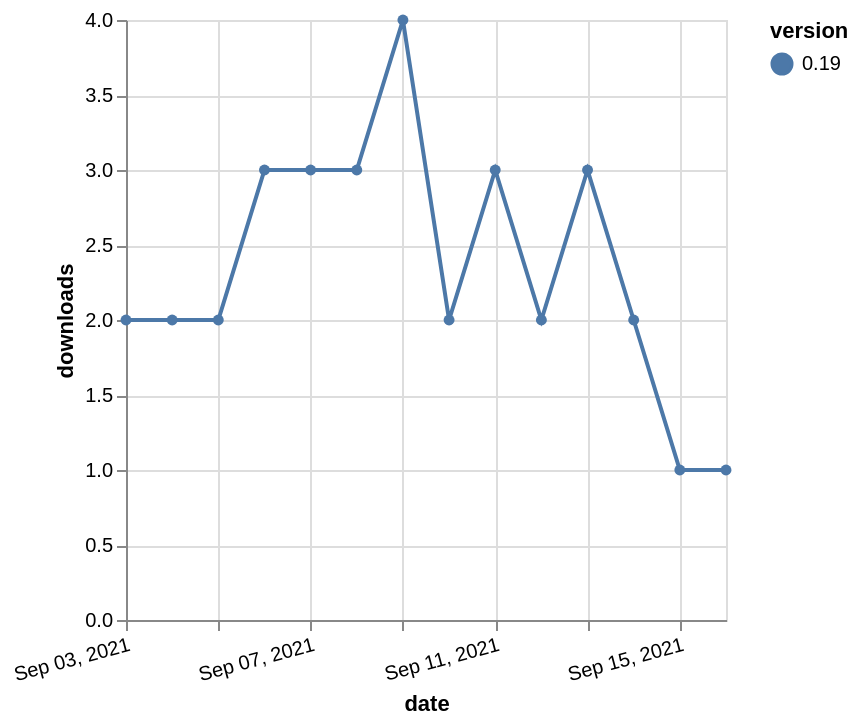

This figure's Vega-Lite source:
### Vega-Lite specification from a JSON file in a GitHub repository (floating-point values rounded to 4 significant figures)
{"$schema": "https://vega.github.io/schema/vega-lite/v5.json", "description": "A simple bar chart with embedded data.", "data": {"values": [{"date": "2021-09-03", "total": 3296, "delta": 2, "version": "0.19"}, {"date": "2021-09-04", "total": 3298, "delta": 2, "version": "0.19"}, {"date": "2021-09-05", "total": 3300, "delta": 2, "version": "0.19"}, {"date": "2021-09-06", "total": 3303, "delta": 3, "version": "0.19"}, {"date": "2021-09-07", "total": 3306, "delta": 3, "version": "0.19"}, {"date": "2021-09-08", "total": 3309, "delta": 3, "version": "0.19"}, {"date": "2021-09-09", "total": 3313, "delta": 4, "version": "0.19"}, {"date": "2021-09-10", "total": 3315, "delta": 2, "version": "0.19"}, {"date": "2021-09-11", "total": 3318, "delta": 3, "version": "0.19"}, {"date": "2021-09-12", "total": 3320, "delta": 2, "version": "0.19"}, {"date": "2021-09-13", "total": 3323, "delta": 3, "version": "0.19"}, {"date": "2021-09-14", "total": 3325, "delta": 2, "version": "0.19"}, {"date": "2021-09-15", "total": 3326, "delta": 1, "version": "0.19"}, {"date": "2021-09-16", "total": 3327, "delta": 1, "version": "0.19"}]}, "width": "container", "mark": {"type": "line", "point": {"filled": true}}, "encoding": {"x": {"field": "date", "type": "temporal", "timeUnit": "yearmonthdate", "title": "date", "axis": {"labelAngle": -15}}, "y": {"field": "delta", "type": "quantitative", "title": "downloads"}, "color": {"field": "version", "type": "nominal"}, "tooltip": {"field": "delta"}}}
